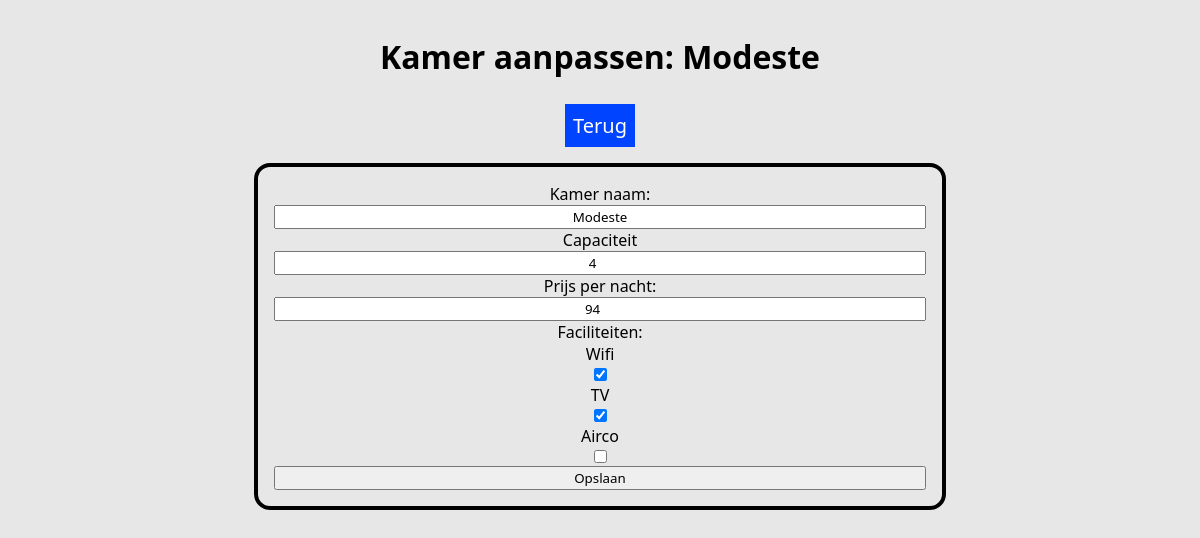
The app's page /admin/utility/kamerfuncties.php?id=1 (signed in), older data.
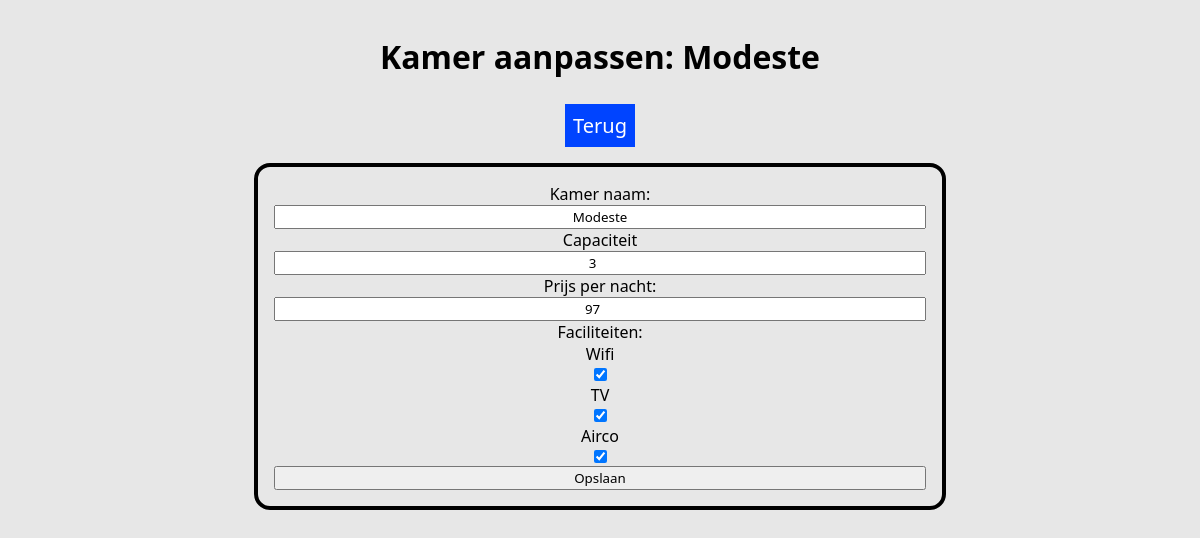
The same page, newer data.
### tables this page shows
CREATE TABLE `tblkamer` (
  `PKKamer` int(11) NOT NULL,
  `KamerNaam` varchar(50) NOT NULL,
  `Capaciteit` int(11) NOT NULL,
  `Prijs` float NOT NULL,
  `Wifi` tinyint(1) NOT NULL,
  `Televisie` tinyint(1) NOT NULL,
  `Airco` tinyint(1) NOT NULL
);

### admin/utility/kamerfuncties.php (the view, shortened to what this page needs)
<?php
include '../../config/conn.php';
$kamerid = $_GET['id'];
$sql = "SELECT * FROM tblkamer WHERE PKKamer = $kamerid";
$result = $conn->query($sql);
$row = $result->fetch_assoc();
?>
<!DOCTYPE html>
<html lang="nl">
<head>
    <link rel="stylesheet" href="../style/styles.css">
</head>
<body>
    <section class="dashcontainer">
        <?php
        if ($result->num_rows > 0) {
            echo "<h1>Kamer aanpassen: " . $row['KamerNaam'] . "</h1>";
        }
        else {
            echo "<script>alert('Kamer niet gevonden.');</script>";
            echo "<script>window.location = '../kamer.php';</script>";
        }
        ?>
        <a class="terugknop" href="../kamer.php">Terug</a>
        <form action="kamerfuncties.php" method="post" class="kamertoevoegen">
            <label for="kamer">Kamer naam:</label>
            <input type="text" name="kamer" id="kamer" value="<?php echo $row['KamerNaam']; ?>" required>
            <label for="capaciteit">Capaciteit</label>
            <input type="number" name="capaciteit" id="capaciteit" value="<?php echo $row['Capaciteit']; ?>" required>
            <label for="prijs">Prijs per nacht:</label>
            <input type="number" name="prijs" id="prijs" step="0.01" value="<?php echo $row['Prijs']; ?>" required>
            <label>Faciliteiten:</label>
            <label for="wifi">Wifi</label>
            <input type="checkbox" name="wifi" id="wifi" <?php if ($row['Wifi'] == 1) { echo "checked"; } ?>>
            <label for="tv">TV</label>
            <input type="checkbox" name="tv" id="tv" <?php if ($row['Televisie'] == 1) { echo "checked"; } ?>>
            <label for="airco">Airco</label>
            <input type="checkbox" name="airco" id="airco" <?php if ($row['Airco'] == 1) { echo "checked"; } ?>>
        <button type="submit">Opslaan</button>
    </section>
</body>
</html>

Row changes from the older to the newer data that the page shows:
changed tblkamer "Modeste": capaciteit "4" → "3"; prijs "94" → "97"; Airco "☐" → "☑"
